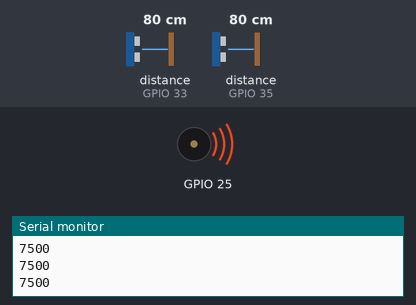
Recording of a sketch running on a simulated ESP32. Shown: buzzer (waves = sounding), the last lines printed to the serial monitor. The inputs (shaded band) are chosen by the test bench; at power-on: distance to the obstacle (sensors on GPIO 33, GPIO 35) 80 cm. The echo pulse lasts 58.3 µs per cm; nothing arrives over Bluetooth unless stated; a phone connects over Bluetooth LE 3 s after start.

Above: at 1.2 s.
1.3 s: distance to the obstacle (sensor on GPIO 33) set to 2 cm
At 2.5 s:
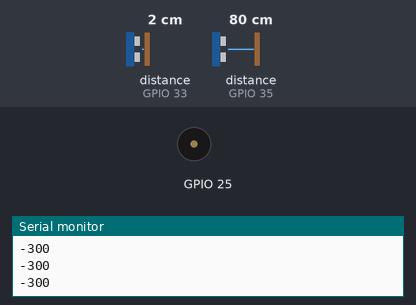
2.8 s: distance to the obstacle (sensor on GPIO 33) set to 9 cm
At 3.9 s:
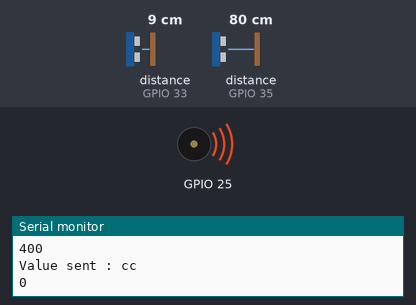
5.5 s: distance to the obstacle (sensor on GPIO 33) set to 4 cm
At 7.0 s:
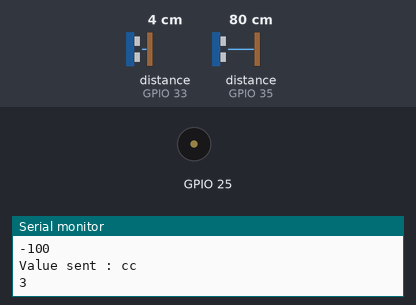
Timing chart, 0 to 8.5 s (numbered marks = the images above; inputs shaded):
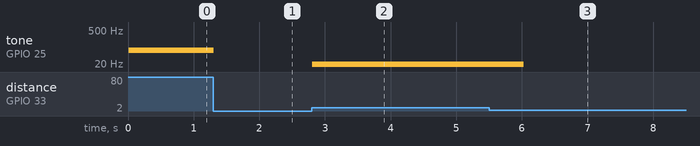

Measured:
- after the input at 1.3 s, tone on GPIO 25: 75 Hz → silent at once
- after the input at 2.8 s, tone on GPIO 25: silent → 4 Hz at once
- after the input at 5.5 s, tone on GPIO 25: 4 Hz → silent after 0.53 s

The sketch:

thereminimin_tests.ino
```cpp
#include <BLEDevice.h>
#include <BLEServer.h>
#include <BLEUtils.h>
#include <BLE2902.h>
#include <HCSR04.h>


//#define SERVICE_UUID           "6E400001-B5A3-F393-E0A9-E50E24DCCA9E" //UART service UUID
//#define CHARACTERISTIC_UUID_RX "6E400002-B5A3-F393-E0A9-E50E24DCCA9E" //Receiver
//#define CHARACTERISTIC_UUID_TX "6E400003-B5A3-F393-E0A9-E50E24DCCA9E" //Sender

#define SERVICE_UUID        "4fafc201-1fb5-459e-8fcc-c5c9c331914b"
#define CHARACTERISTIC_UUID "beb5483e-36e1-4688-b7f5-ea07361b26a8"

BLECharacteristic *pCharacteristic;
bool deviceConnected = false;
float currVol = 0;
int volume = 0;
float currFreq = 0;
int frequency = 0;
const int readPin = 32; // Use GPIO number. See ESP32 board pinouts

//debug
int value = 0;
bool oldDeviceConnected = false;
BLEServer* pServer = NULL;

//The two ultrasound sensors
UltraSonicDistanceSensor distanceSensorVolume(34, 35); //(Trig, Echo)
UltraSonicDistanceSensor distanceSensorFrequency(32, 33); //(Trig, Echo)

class MyServerCallbacks: public BLEServerCallbacks {
    void onConnect(BLEServer* pServer) {
      deviceConnected = true;
    };

    void onDisconnect(BLEServer* pServer) {
      deviceConnected = false;
    }
};

int convertFreq(float currFreq) {
  if(0 <= currFreq < 5) {
    return 0;
  } else if(5 <= currFreq < 10) {
    return 1;
  } else if(10 <= currFreq < 15) {
    return 2;
  } else if(15 <= currFreq < 20) {
    return 3;
  } else if(20 <= currFreq < 25) {
    return 4;
  } else if(25 <= currFreq < 30) {
    return 5;
  } else if(30 <= currFreq < 35) {
    return 6;
  } else {
    return 7;
  }
}

void setup() {
  Serial.begin(115200);

  //BLE Device
  BLEDevice::init("ESP32 UART testing");

  //BLE Server
  pServer = BLEDevice::createServer();
  pServer->setCallbacks(new MyServerCallbacks());

  //BLE Service
  BLEService *pService = pServer->createService(SERVICE_UUID);

  //BLE Characteristic
  pCharacteristic = pService->createCharacteristic(
                      CHARACTERISTIC_UUID,
                      BLECharacteristic::PROPERTY_READ   |
                      BLECharacteristic::PROPERTY_WRITE  |
                      BLECharacteristic::PROPERTY_NOTIFY |
                      BLECharacteristic::PROPERTY_INDICATE
                    );

  pCharacteristic->addDescriptor(new BLE2902());

  // Start the service
  pService->start();

  // Start advertising
  BLEAdvertising *pAdvertising = BLEDevice::getAdvertising();
  pAdvertising->addServiceUUID(SERVICE_UUID);
  pAdvertising->setScanResponse(false);
  pAdvertising->setMinPreferred(0x0);  // set value to 0x00 to not advertise this parameter
  BLEDevice::startAdvertising();
  Serial.println("Waiting a client connection to notify...");

  //Do it with the buzzer
  ledcSetup(0, 2000, 8); //Channel, Freq, Resolution
  ledcAttachPin(25, 0); //Pin, Channel
}

void loop() {

  // notify changed value
    if (deviceConnected) {
        pCharacteristic->setValue(value);
        Serial.println(value);
        pCharacteristic->notify();
        value++;
        delay(1000); // bluetooth stack will go into congestion, if too many packets are sent, in 6 hours test i was able to go as low as 3ms
    }

    // disconnecting
    if (!deviceConnected && oldDeviceConnected) {
        delay(500); // give the bluetooth stack the chance to get things ready
        pServer->startAdvertising(); // restart advertising
        Serial.println("start advertising");
        oldDeviceConnected = deviceConnected;
    }
    // connecting
    if (deviceConnected && !oldDeviceConnected) {
        // do stuff here on connecting
        oldDeviceConnected = deviceConnected;
    }

  currVol = distanceSensorVolume.measureDistanceCm() - 5;
  currFreq = distanceSensorFrequency.measureDistanceCm() - 5;

  //Convert the volume value to 0-100
  volume = (int) (currVol * 2.5);

  //Trunkate the values
  (volume < 0) ? 0 : volume;
  (currFreq < 0) ? 0 : currFreq;
  (volume > 100) ? 100 : volume;
  (currFreq > 40) ? 40 : currFreq;

  frequency = (int) currFreq*100;
  Serial.println(frequency);

  //For the buzzer
  ledcWriteTone(0, currFreq);

  if(deviceConnected) {
    char txVolume[3];
    itoa(volume, txVolume, 10);
    pCharacteristic->setValue("cc");
    pCharacteristic->notify();
    Serial.println("Value sent : cc");
  }

}
```
